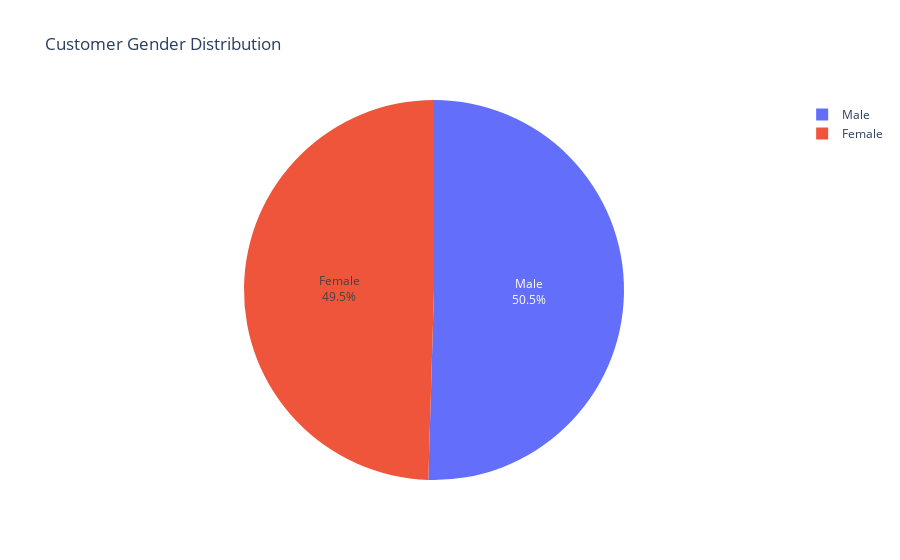

This figure's notebook cell:
### Code cell
fig = px.pie(
    gender_counts,
    names='gender',
    values='count',
    color='gender',
    title='Customer Gender Distribution'
)
fig.update_layout(showlegend=True, yaxis_tickformat=',.2f', height = 500)
fig.update_traces(textinfo='percent+label')  
fig.show()

### Figure 1 — Plotly figure (JSON) as saved in the notebook; plotly's stock layout.template omitted (floating-point values rounded to 4 significant figures)
{"data": [{"customdata": [["Male"], ["Female"]], "domain": {"x": [0, 1], "y": [0, 1]}, "hovertemplate": "gender=%{customdata[0]}<br>count=%{value}<extra></extra>", "labels": ["Male", "Female"], "legendgroup": "", "marker": {"colors": ["#636efa", "#EF553B"]}, "name": "", "showlegend": true, "textinfo": "percent+label", "type": "pie", "values": [3555, 3488]}], "layout": {"autosize": true, "legend": {"tracegroupgap": 0}, "showlegend": true, "title": {"text": "Customer Gender Distribution"}, "yaxis": {"tickformat": ",.2f"}}}
